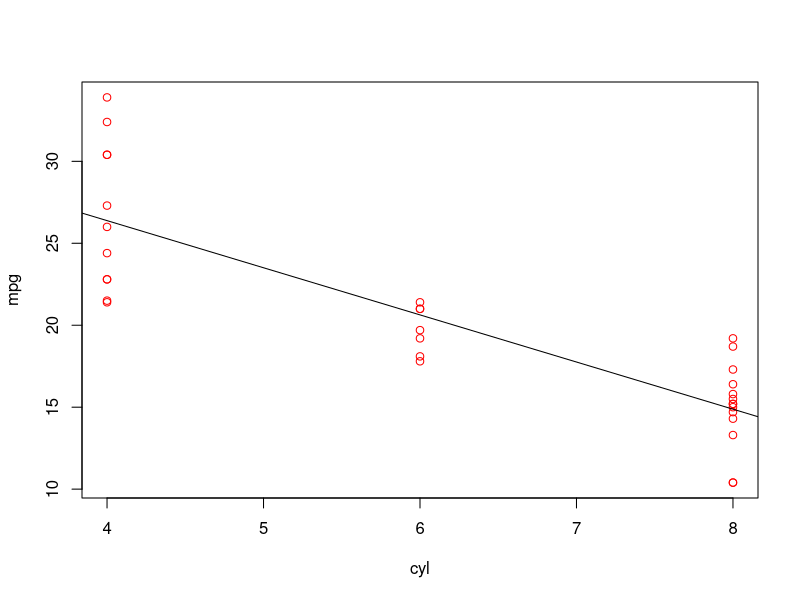
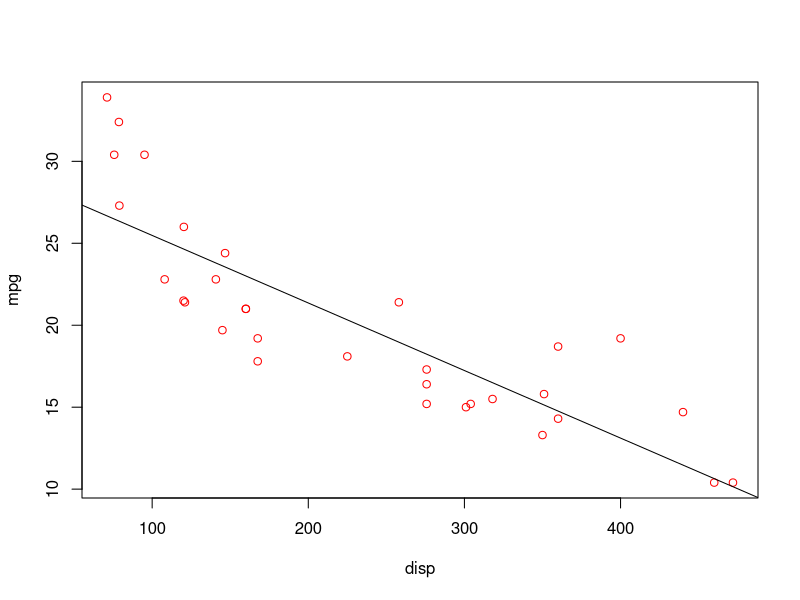
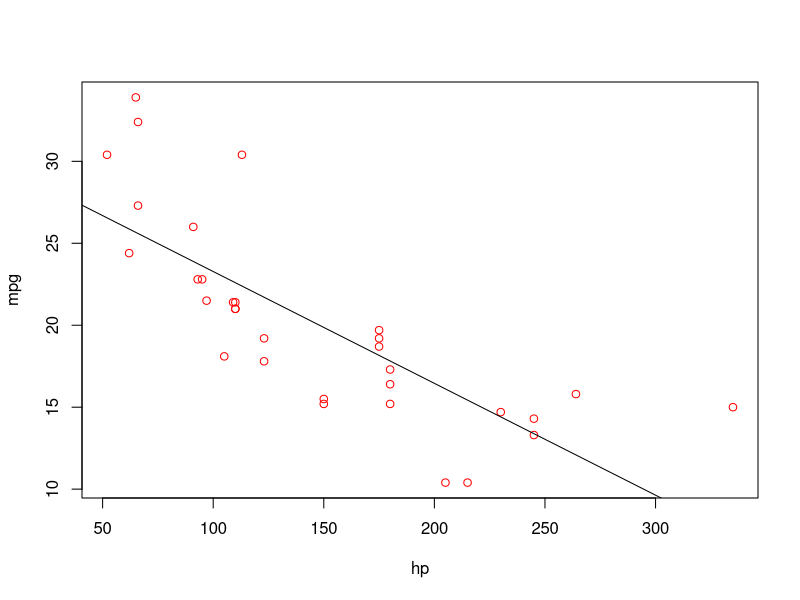
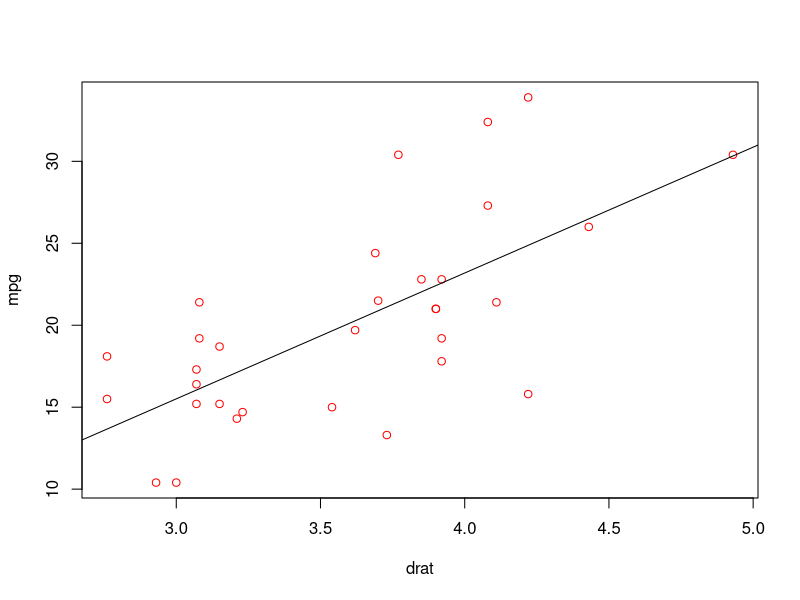
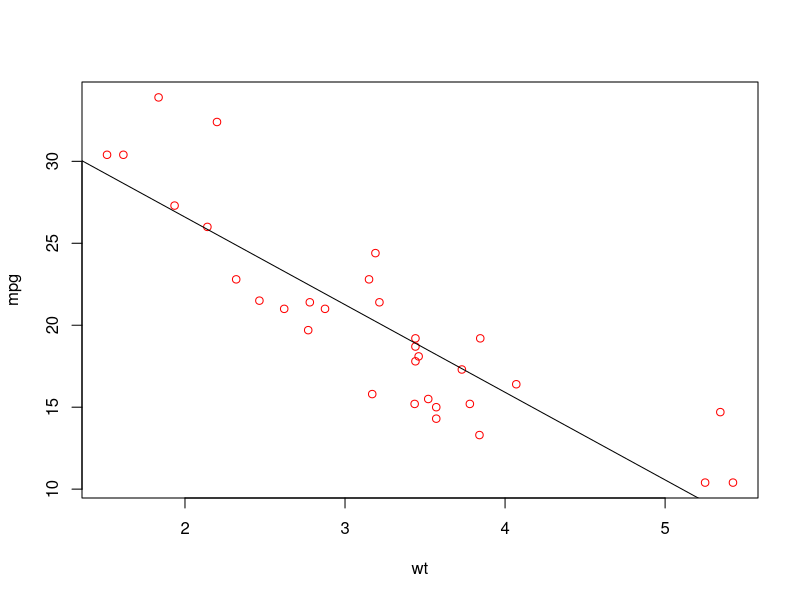
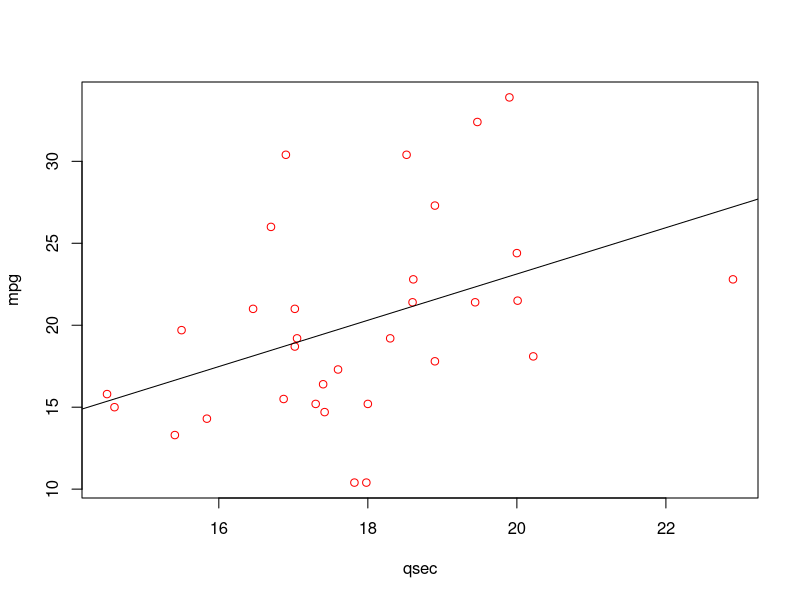
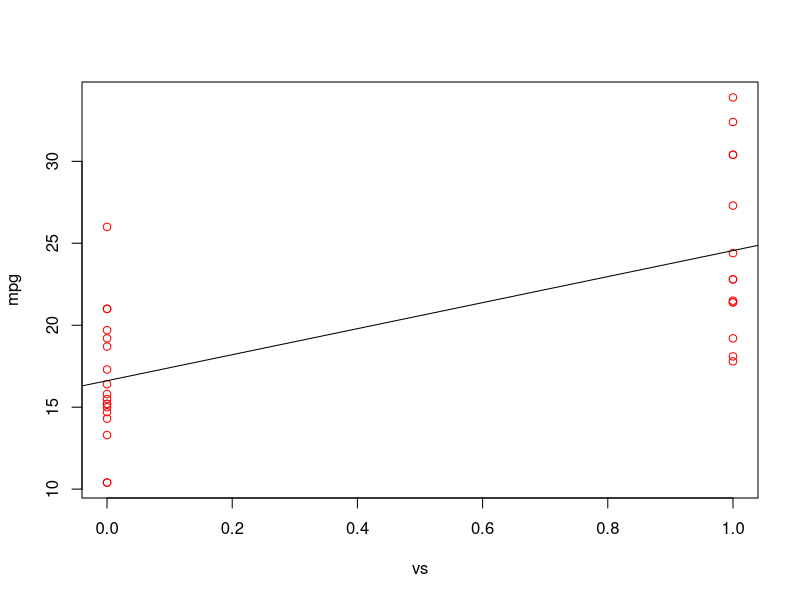
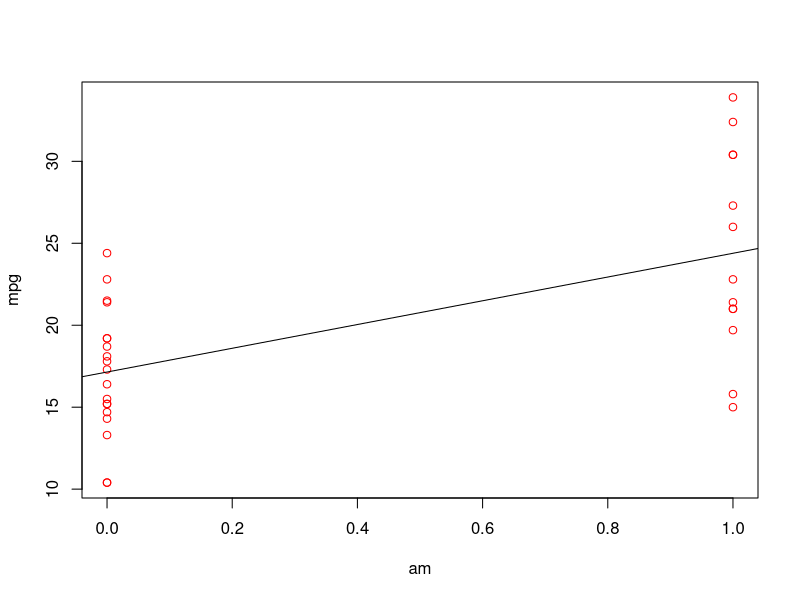

The R script that drew these images, in order:
#plot()
#abline(lm(x~y))
data(mtcars)

plot(mtcars[c("cyl","mpg")], col="red")
abline(lm(mpg~cyl,mtcars))
mean(residuals(lm(mpg~cyl,mtcars)))

plot(mtcars[c("disp","mpg")], col="red")
abline(lm(mpg~disp,mtcars))
mean(residuals(lm(mpg~disp,mtcars)))

plot(mtcars[c("hp","mpg")], col="red")
abline(lm(mpg~hp,mtcars))
mean(residuals(lm(mpg~hp,mtcars)))

plot(mtcars[c("drat","mpg")], col="red")
abline(lm(mpg~drat,mtcars))
mean(residuals(lm(mpg~drat,mtcars)))

plot(mtcars[c("wt","mpg")], col="red")
abline(lm(mpg~wt,mtcars))
mean(residuals(lm(mpg~wt,mtcars)))

plot(mtcars[c("qsec","mpg")], col="red")
abline(lm(mpg~qsec,mtcars))
mean(residuals(lm(mpg~qsec,mtcars)))

plot(mtcars[c("vs","mpg")], col="red")
abline(lm(mpg~vs,mtcars))
mean(residuals(lm(mpg~vs,mtcars)))

plot(mtcars[c("am","mpg")], col="red")
abline(lm(mpg~am,mtcars))
mean(residuals(lm(mpg~am,mtcars)))

plot(mtcars[c("gear","mpg")], col="red")
abline(lm(mpg~gear,mtcars))
mean(residuals(lm(mpg~gear,mtcars)))

plot(mtcars[c("carb","mpg")], col="red")
abline(lm(mpg~carb,mtcars))
mean(residuals(lm(mpg~carb,mtcars)))

head(mtcars)


# ?sample  ?predict